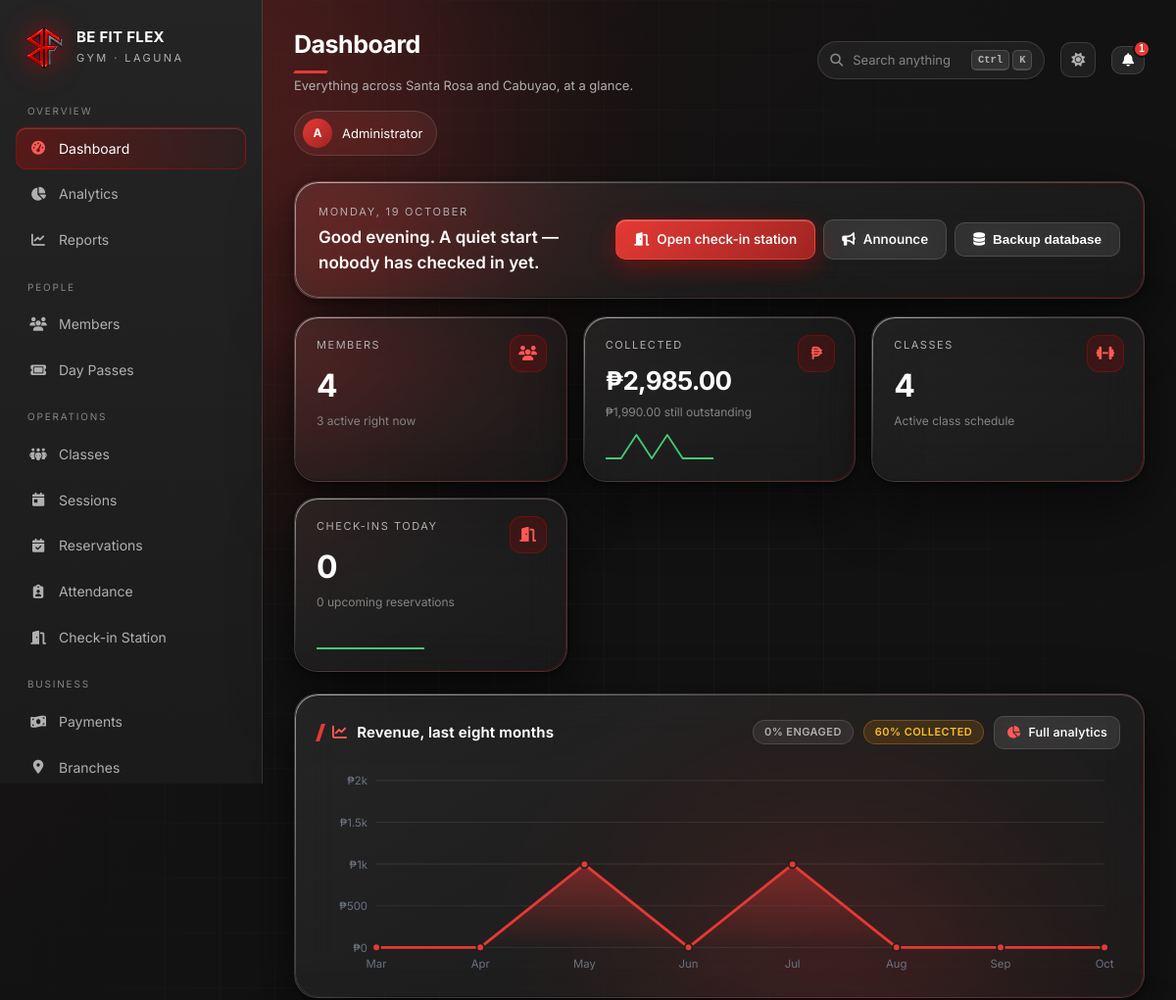
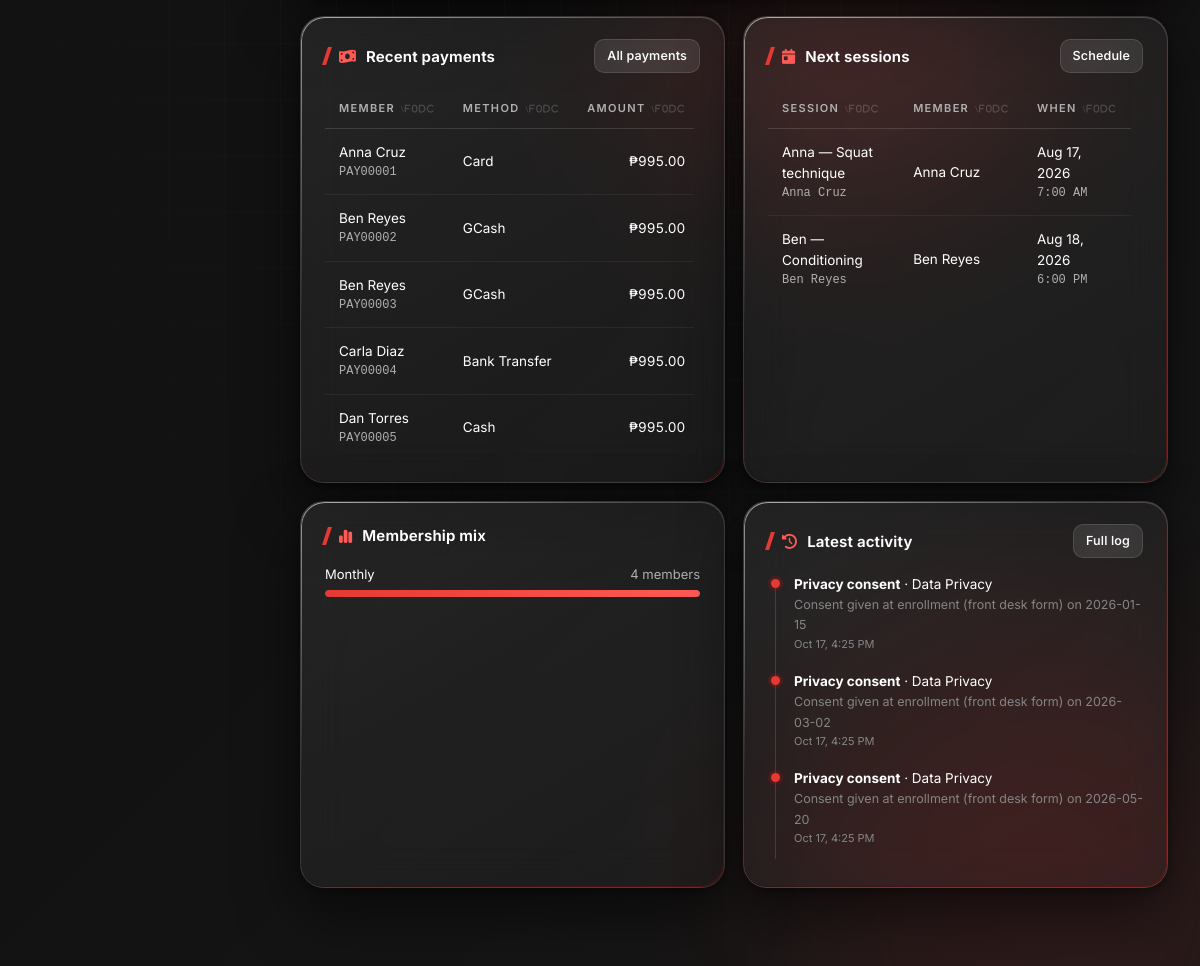
Page /admin/dashboard.php (signed in) on the committed database (2 pictures, top to bottom).
### tables this page shows
CREATE TABLE payments (
    payment_id VARCHAR(50) PRIMARY KEY,
    member_id VARCHAR(50) NOT NULL,
    session_id VARCHAR(50),
    amount DECIMAL(10,2) NOT NULL,
    payment_method ENUM('Cash','Card','GCash','Bank Transfer','Maya') NOT NULL,
    payment_status ENUM('Paid','Pending','Overdue') NOT NULL DEFAULT 'Pending',
    payment_date DATE,
    maya_checkout_id VARCHAR(100) NULL,
    notes LONGTEXT NULL,
    created_at TIMESTAMP DEFAULT CURRENT_TIMESTAMP,
    updated_at TIMESTAMP DEFAULT CURRENT_TIMESTAMP ON UPDATE CURRENT_TIMESTAMP,
    FOREIGN KEY (member_id) REFERENCES members(member_id) ON DELETE CASCADE,
    FOREIGN KEY (session_id) REFERENCES sessions(session_id) ON DELETE SET NULL,
    INDEX idx_member_id (member_id), INDEX idx_payment_status (payment_status), INDEX idx_payment_date (payment_date)
);

CREATE TABLE members (
    member_id VARCHAR(50) PRIMARY KEY,
    user_id INT NOT NULL UNIQUE,
    member_name VARCHAR(255) NOT NULL,
    contact_number TEXT NOT NULL,
    contact_number_encrypted TEXT NULL,
    email VARCHAR(255) NOT NULL,
    membership_type ENUM('Monthly') NOT NULL,
    join_date DATE NOT NULL,
    out_date DATE NULL,
    status ENUM('Active','Inactive','Expired') NOT NULL DEFAULT 'Active',
    created_at TIMESTAMP DEFAULT CURRENT_TIMESTAMP,
    updated_at TIMESTAMP DEFAULT CURRENT_TIMESTAMP ON UPDATE CURRENT_TIMESTAMP,
    FOREIGN KEY (user_id) REFERENCES users(user_id) ON DELETE CASCADE,
    INDEX idx_status (status), INDEX idx_member_name (member_name), INDEX idx_email (email)
);

CREATE TABLE sessions (
    session_id VARCHAR(50) PRIMARY KEY,
    session_name VARCHAR(255) NOT NULL,
    session_date DATE NOT NULL,
    session_time TIME NOT NULL,
    day_of_week VARCHAR(20) NOT NULL,
    session_plan LONGTEXT NOT NULL,
    member_id VARCHAR(50),
    session_status ENUM('Scheduled','Completed','Cancelled') NOT NULL DEFAULT 'Scheduled',
    created_at TIMESTAMP DEFAULT CURRENT_TIMESTAMP,
    updated_at TIMESTAMP DEFAULT CURRENT_TIMESTAMP ON UPDATE CURRENT_TIMESTAMP,
    FOREIGN KEY (member_id) REFERENCES members(member_id) ON DELETE SET NULL,
    INDEX idx_session_date (session_date), INDEX idx_session_status (session_status)
);

CREATE TABLE activity_log (
    log_id INT PRIMARY KEY AUTO_INCREMENT,
    user_id INT NOT NULL,
    action VARCHAR(100) NOT NULL,
    module VARCHAR(100) NOT NULL,
    details LONGTEXT,
    created_at TIMESTAMP DEFAULT CURRENT_TIMESTAMP,
    FOREIGN KEY (user_id) REFERENCES users(user_id) ON DELETE CASCADE,
    INDEX idx_user_id (user_id), INDEX idx_created_at (created_at)
);

### includes/Analytics.php (called while the page is built, shortened)
<?php
final class Analytics
{
    public static function remember(string $key, callable $fn, int $ttl = 60): mixed
    {
        $file = dirname(__DIR__) . '/cache/' . preg_replace('/[^a-z0-9_]/i', '_', $key) . '.json';
        $value = $fn();
        return $value;
    }
    public static function snapshot(): array
    {
        return self::remember('snapshot', static function (): array {
            $s = db()->query($sql)->fetch() ?: [];
            $total   = max(1, (int) ($s['members_total'] ?? 0));
            $active  = (int) ($s['members_active'] ?? 0);
            $rev     = (float) ($s['revenue_total'] ?? 0);
            $mtd     = (float) ($s['revenue_mtd'] ?? 0);
            $prev    = (float) ($s['revenue_prev_month'] ?? 0);
            $s['retention_pct']   = round($active / $total * 100, 1);
            $s['churn_pct']       = round(100 - ($active / $total * 100), 1);
            $s['arpu']            = round($rev / $total, 2);
            $s['engagement_pct']  = round(((int) ($s['actives_30d'] ?? 0)) / $total * 100, 1);
            $s['visits_per_head'] = round(((int) ($s['visits_30d'] ?? 0)) / max(1, $active), 1);
            $s['revenue_mom_pct'] = $prev > 0 ? round(($mtd - $prev) / $prev * 100, 1) : null;
            $s['visits_wow_pct']  = ((int) ($s['visits_prev_30d'] ?? 0)) > 0
                ? round((((int) $s['visits_30d']) - ((int) $s['visits_prev_30d'])) / ((int) $s['visits_prev_30d']) * 100, 1)
                : null;
            $s['collection_pct']  = ($rev + (float) $s['outstanding']) > 0
                ? round($rev / ($rev + (float) $s['outstanding']) * 100, 1) : 100.0;
            $mrr = (int) scalar(
                "SELECT COUNT(*) FROM members WHERE status='Active' AND membership_type='Monthly'"
            ) * MEMBERSHIP_PRICE['Monthly'];
            $s['mrr'] = round($mrr, 2);
            $tenure = (float) db()->query(
                'SELECT COALESCE(AVG(TIMESTAMPDIFF(MONTH, join_date, COALESCE(out_date, CURDATE()))),0) FROM members'
            )->fetchColumn();
            $s['avg_tenure_months'] = round($tenure, 1);
            $s['ltv'] = round(($mrr / max(1, $active)) * max(1, $tenure), 2);
            return $s;
        }, 45);
    }
    public static function revenueSeries(int $months = 12): array
    {
        return self::remember('revenue_' . $months, static function () use ($months): array {
            $raw = rows(
                "SELECT DATE_FORMAT(payment_date,'%Y-%m') ym, SUM(amount) total, COUNT(*) n
                   FROM payments
                  WHERE payment_status='Paid' AND payment_date IS NOT NULL
                    AND payment_date >= DATE_SUB(DATE_FORMAT(CURDATE(),'%Y-%m-01'), INTERVAL ? MONTH)
                  GROUP BY ym ORDER BY ym",
                [$months - 1]
            );
            $byMonth = [];
            foreach ($raw as $r) {
                $byMonth[$r['ym']] = ['total' => (float) $r['total'], 'n' => (int) $r['n']];
            }
            $out = [];
            for ($i = $months - 1; $i >= 0; $i--) {
                $ym = date('Y-m', strtotime("-{$i} months"));
                $out[] = [
                    'ym'    => $ym,
                    'label' => date('M', strtotime($ym . '-01')),
                    'total' => $byMonth[$ym]['total'] ?? 0.0,
                    'n'     => $byMonth[$ym]['n'] ?? 0,
                ];
            }
            return $out;
        }, 120);
    }
    public static function visitSeries(int $days = 30): array
    {
        return self::remember('visits_' . $days, static function () use ($days): array {
            $raw = rows(
                'SELECT attendance_date d, COUNT(*) n FROM attendance
                  WHERE attendance_date >= DATE_SUB(CURDATE(), INTERVAL ? DAY)
                  GROUP BY d',
                [$days - 1]
            );
            $by = [];
            foreach ($raw as $r) {
                $by[$r['d']] = (int) $r['n'];
            }
            $out = [];
            for ($i = $days - 1; $i >= 0; $i--) {
                $d = date('Y-m-d', strtotime("-{$i} days"));
                $out[] = ['d' => $d, 'label' => date('j', strtotime($d)), 'total' => $by[$d] ?? 0];
            }
            return $out;
        }, 120);
    }
}

### config/db.php (called while the page is built, shortened)
<?php
function db(): PDO
{
    static $pdo = null;
    if ($pdo instanceof PDO) {
        return $pdo;
    }
    $dsn = sprintf('mysql:host=%s;port=%s;dbname=%s;charset=utf8mb4', DB['host'], DB['port'], DB['name']);
    try {
        $pdo = new PDO($dsn, DB['user'], DB['pass'], [
            PDO::ATTR_ERRMODE            => PDO::ERRMODE_EXCEPTION,
            PDO::ATTR_DEFAULT_FETCH_MODE => PDO::FETCH_ASSOC,
            PDO::ATTR_EMULATE_PREPARES   => false,
        ]);
    } catch (PDOException $e) {
        http_response_code(500);
        error_log('Database connection failed: ' . $e->getMessage());
        echo '<!doctype html><meta charset="utf-8">'
           . '<div style="font:16px system-ui;background:#0a0a0a;color:#eee;padding:40px;height:100vh">'
           . '<h1 style="color:#E10600">Database connection failed</h1>'
           . '<p>MySQL is not reachable, the database has not been imported, or its environment variables are incorrect.</p>'
           . '<p>Check the database service and application logs, then verify the MYSQLHOST, MYSQLPORT, MYSQLDATABASE, MYSQLUSER, and MYSQLPASSWORD settings.</p></div>';
        exit;
    }
    return $pdo;
}

### includes/helpers.php (called while the page is built, shortened)
<?php
function e(mixed $v): string
{
    return htmlspecialchars((string) $v, ENT_QUOTES, 'UTF-8');
}
function money(float|string|null $v): string
{
    return '&#8369;' . number_format((float) $v, 2);
}
function dt(?string $v, string $fmt = 'M j, Y'): string
{
    $ts = strtotime($v);
    return $ts ? date($fmt, $ts) : '—';
}
function timeh(?string $v): string
{
    return $v ? date('g:i A', strtotime($v)) : '—';
}
function stmt(string $sql): PDOStatement
{
    static $cache = [];
    return $cache[$sql] ??= db()->prepare($sql);
}
function scalar(string $sql, array $args = []): mixed
{
    $s = stmt($sql);
    $s->execute($args);
    $v = $s->fetchColumn();
    return $v;
}
function rows(string $sql, array $args = []): array
{
    $s = stmt($sql);
    $s->execute($args);
    $r = $s->fetchAll();
    return $r;
}

### admin/dashboard.php (the view, shortened to what this page needs)
<?php
$s = Analytics::snapshot();
$totalMembers  = (int) $s['members_total'];
$activeMembers = (int) $s['members_active'];
$classes       = (int) $s['classes_active'];
$revenue       = (float) $s['revenue_total'];
$outstanding   = (float) $s['outstanding'];
$todayCheckins = (int) $s['checkins_today'];
$upcoming      = (int) $s['bookings_upcoming'];
$revSeries   = Analytics::revenueSeries(8);
$visitSeries = Analytics::visitSeries(14);
$revSpark    = array_map(static fn($r) => (float) $r['total'], $revSeries);
$visitSpark  = array_map(static fn($r) => (float) $r['total'], $visitSeries);
$byType = rows('SELECT membership_type, COUNT(*) n FROM members GROUP BY membership_type');
$maxType = max(array_map(fn($r) => (int) $r['n'], $byType ?: [['n' => 1]]));
$recentPayments = rows(
    'SELECT p.*, m.member_name FROM payments p
       JOIN members m ON m.member_id = p.member_id
     ORDER BY p.created_at DESC LIMIT 6'
);
$nextSessions = rows(
    "SELECT s.*, m.member_name
       FROM sessions s
       LEFT JOIN members  m ON m.member_id  = s.member_id
      WHERE s.session_status = 'Scheduled'
      ORDER BY s.session_date, s.session_time LIMIT 6"
);
$recentLog = rows(
    'SELECT a.*, u.email FROM activity_log a JOIN users u ON u.user_id = a.user_id
     ORDER BY a.created_at DESC LIMIT 7'
);
include __DIR__ . '/../includes/header.php';
?>
<div class="panel glass dashboard-welcome">
  <div class="dashboard-welcome-copy">
    <div class="dashboard-date">
      <?= date('l, j F') ?></div>
    <div class="dashboard-greeting">
      <?php
        $h = (int) date('G');
        echo $h < 12 ? 'Good morning' : ($h < 18 ? 'Good afternoon' : 'Good evening');
      ?>. <?php
        $bits = [];
        echo $bits ? e(ucfirst(implode(', ', $bits))) . '.' : 'A quiet start — nobody has checked in yet.';
      ?>
    </div>
  </div>
  <div class="dashboard-actions">
    <a class="btn red" href="../kiosk.php"><i class="fa-solid fa-door-open"></i> Open check-in station</a>
    <a class="btn" href="announcements.php"><i class="fa-solid fa-bullhorn"></i> Announce</a>
    <form method="post" action="backup.php">
      <button class="btn" type="submit"><i class="fa-solid fa-database"></i> Backup database</button>
    </form>
  </div>
</div>
<div class="stats">
  <div class="stat glass hover dashboard-clickable" id="activeMembersCard" role="button" tabindex="0" aria-label="Show active members">
    <div class="ico"><i class="fa-solid fa-users"></i></div>
    <div class="label">Members</div>
    <div class="value"><?= $totalMembers ?></div>
    <div class="note"><?= $activeMembers ?> active right now</div>
  </div>
  <div class="stat glass hover">
    <div class="ico"><i class="fa-solid fa-peso-sign"></i></div>
    <div class="label">Collected</div>
    <div class="value currency-value"><?= money($revenue) ?></div>
    <div class="note"><?= money($outstanding) ?> still outstanding</div>
    <?= Chart::spark($revSpark) ?>
  </div>
  <div class="stat glass hover">
    <div class="ico"><i class="fa-solid fa-dumbbell"></i></div>
    <div class="label">Classes</div>
    <div class="value"><?= $classes ?></div>
    <div class="note">Active class schedule</div>
  </div>
  <div class="stat glass hover">
    <div class="ico"><i class="fa-solid fa-door-open"></i></div>
    <div class="label">Check-ins today</div>
    <div class="value"><?= $todayCheckins ?></div>
    <div class="note"><?= $upcoming ?> upcoming reservations</div>
    <?= Chart::spark($visitSpark) ?>
  </div>
</div>
<div class="panel glass">
  <h2><i class="fa-solid fa-chart-line"></i> Revenue, last eight months
    <span class="chip mute"><?= $s['engagement_pct'] ?>% engaged</span>
    <span class="chip <?= $s['collection_pct'] >= 80 ? 'ok' : 'warn' ?>"><?= $s['collection_pct'] ?>% collected</span>
    <a class="btn sm" href="analytics.php"><i class="fa-solid fa-chart-pie"></i> Full analytics</a>
  </h2>
  <?= Chart::area($revSeries, ['h' => 190, 'format' => 'peso']) ?>
</div>
<div class="grid c2">
  <div class="panel glass">
    <h2><i class="fa-solid fa-money-bill-wave"></i> Recent payments
      <a class="btn sm" href="payments.php">All payments</a>
    </h2>
    <?php if (!$recentPayments): ?>
      <div class="empty"><i class="fa-solid fa-receipt"></i>No payments recorded yet.</div>
    <?php else: ?>
      <div class="table-wrap"><table>
        <thead><tr><th>Member</th><th>Method</th><th class="num">Amount</th><th>Status</th></tr></thead>
        <tbody>
        <?php foreach ($recentPayments as $p): ?>
          <tr>
            <td><?= e($p['member_name']) ?><div class="mono"><?= e($p['payment_id']) ?></div></td>
            <td><?= e($p['payment_method']) ?></td>
            <td class="num"><?= money($p['amount']) ?></td>
          </tr>
        <?php endforeach; ?>
        </tbody>
      </table></div>
    <?php endif; ?>
  </div>
  <div class="panel glass">
    <h2><i class="fa-solid fa-calendar-day"></i> Next sessions
      <a class="btn sm" href="sessions.php">Schedule</a>
    </h2>
    <?php if (!$nextSessions): ?>
      <div class="empty"><i class="fa-solid fa-calendar-xmark"></i>Nothing scheduled.</div>
    <?php else: ?>
      <div class="table-wrap"><table>
        <thead><tr><th>Session</th><th>Member</th><th>When</th></tr></thead>
        <tbody>
        <?php foreach ($nextSessions as $s): ?>
          <tr>
            <td><?= e($s['session_name']) ?><div class="mono"><?= e($s['member_name'] ?? 'Open') ?></div></td>
            <td><?= e($s['member_name'] ?? '—') ?></td>
            <td><?= dt($s['session_date']) ?><div class="mono"><?= timeh($s['session_time']) ?></div></td>
          </tr>
        <?php endforeach; ?>
        </tbody>
      </table></div>
    <?php endif; ?>
  </div>
</div>
<div class="grid c2">
  <div class="panel glass">
    <h2><i class="fa-solid fa-chart-simple"></i> Membership mix</h2>
    <?php foreach ($byType as $t): ?>
      <div style="margin-bottom:14px">
        <div style="display:flex;justify-content:space-between;font-size:13px;margin-bottom:6px">
          <span><?= e($t['membership_type']) ?></span>
          <span style="color:var(--muted)"><?= (int) $t['n'] ?> member<?= $t['n'] == 1 ? '' : 's' ?></span>
        </div>
        <div class="bar"><span style="width:<?= $maxType ? round($t['n'] / $maxType * 100) : 0 ?>%"></span></div>
      </div>
    <?php endforeach; ?>
  </div>
  <div class="panel glass">
    <h2><i class="fa-solid fa-clock-rotate-left"></i> Latest activity
      <a class="btn sm" href="activity-log.php">Full log</a>
    </h2>
    <?php if (!$recentLog): ?>
      <div class="empty"><i class="fa-solid fa-clock"></i>No activity recorded.</div>
    <?php else: ?>
      <div class="timeline">
        <?php foreach ($recentLog as $l): ?>
          <div class="tl-item">
            <div style="font-size:13.5px"><b><?= e($l['action']) ?></b> · <?= e($l['module']) ?></div>
            <div class="note"><?= e($l['details'] ?: $l['email']) ?></div>
            <div class="when"><?= dt($l['created_at'], 'M j, g:i A') ?></div>
          </div>
        <?php endforeach; ?>
      </div>
    <?php endif; ?>
  </div>
</div>
<?php include __DIR__ . '/../includes/footer.php'; ?>

### rows in the picture
payments: member.member_name "Anna Cruz", payment_id "PAY00001", payment_method "Card", amount "₱995.00"
payments: member.member_name "Ben Reyes", payment_id "PAY00002", payment_method "GCash", amount "₱995.00"
payments: member.member_name "Ben Reyes", payment_id "PAY00003", payment_method "GCash", amount "₱995.00"
payments: member.member_name "Carla Diaz", payment_id "PAY00004", payment_method "Bank Transfer", amount "₱995.00"
payments: member.member_name "Dan Torres", payment_id "PAY00005", payment_method "Cash", amount "₱995.00"
sessions: session_name "Anna — Squat technique", member.member_name "Anna Cruz", session_date "Aug 17, 2026", session_time "7:00 AM"
sessions: session_name "Ben — Conditioning", member.member_name "Ben Reyes", session_date "Aug 18, 2026", session_time "6:00 PM"
activity_log: action "Privacy consent", module "Data Privacy", details "Consent given at enrollment (front desk form) on 2026-01-15", created_at "Oct 17, 4:25 PM"
activity_log: action "Privacy consent", module "Data Privacy", details "Consent given at enrollment (front desk form) on 2026-03-02", created_at "Oct 17, 4:25 PM"
activity_log: action "Privacy consent", module "Data Privacy", details "Consent given at enrollment (front desk form) on 2026-05-20", created_at "Oct 17, 4:25 PM"

### other values in the picture
$group "OVERVIEW"
$label "Dashboard"
$label "Analytics"
$label "Reports"
$group "PEOPLE"
$label "Members"
$label "Day Passes"
$group "OPERATIONS"
$label "Classes"
$label "Sessions"
$label "Reservations"
$label "Attendance"
$label "Check-in Station"
$group "BUSINESS"
$label "Payments"
